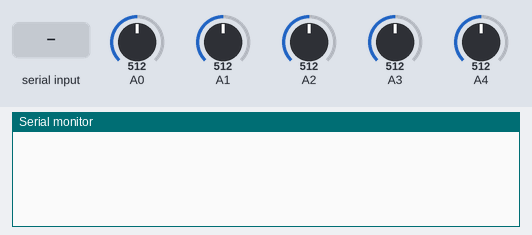
A sketch run on a simulated Arduino Uno, built with avr-gcc and run on an emulated ATmega328P. On the bench: the last lines printed to the serial monitor. The inputs (shaded band) are chosen by the test bench; at power-on: A0 = 512, A1 = 512, A2 = 512, A3 = 512, A4 = 512.

Above: at 1.2 s.
1.3 s: "0" received over Serial
At 1.9 s:
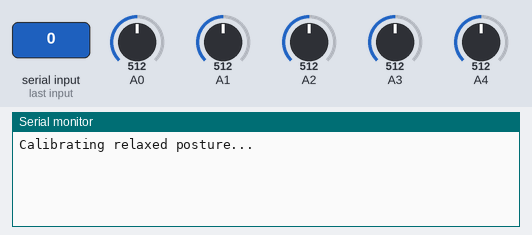
2.8 s: "1" received over Serial
At 4.0 s:
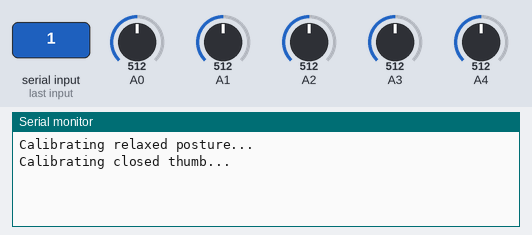
4.3 s: "2" received over Serial
At 5.3 s:
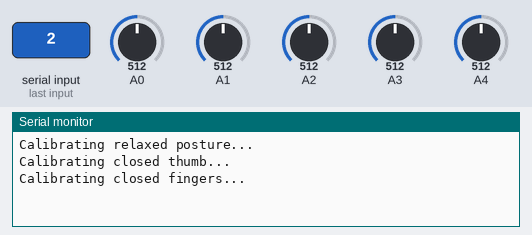
5.8 s: "b" received over Serial
At 6.7 s:
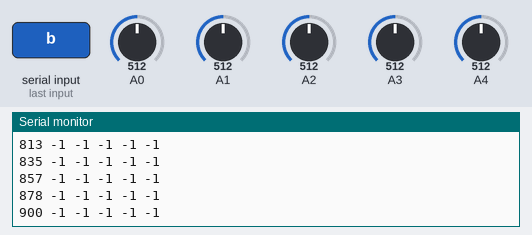
7.3 s: A0 set to 306
At 7.8 s:
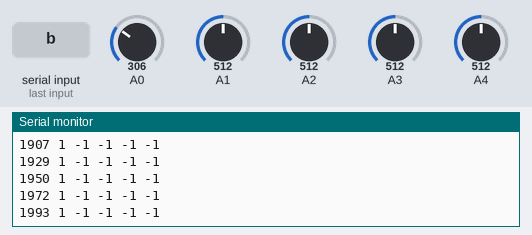
8.8 s: A1 set to 306
At 9.6 s:
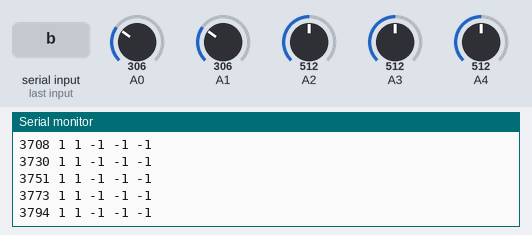
Timing chart, 0 to 11.3 s (numbered marks = the images above; inputs shaded):
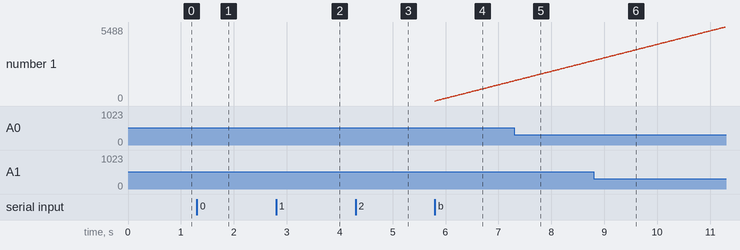

The sketch:

readGlove.ino
```cpp
// 0 -> calibrate on relaxed, 1 -> calibrate closed thumb, 2 -> calibrated closed fingers, b -> begin capture, s -> stop capture


#define N_SENSORS 5

unsigned long lastTimeMicro;
boolean readyFlag = false;

int minVals[N_SENSORS] = {330, 320, 330, 360, 325};
int maxVals[N_SENSORS] = {600, 500, 600, 650, 650};
static const int sensorPin[N_SENSORS] = {0, 1, 2, 3, 4};

int sensorValues[N_SENSORS] = {500, 500, 500, 500, 500};

void setup() {

  for (int i = 0; i < N_SENSORS; ++i) {
    pinMode(sensorPin[i], INPUT);
  }

  Serial.begin(19200);
  delay(30);

}

void calibrateRelaxed() {
  Serial.println("Calibrating relaxed posture...");
  for (int i = 0; i < N_SENSORS; ++i)
    minVals[i] = analogRead(sensorPin[i]);
}

void calibrateClosedThumb() {
  Serial.println("Calibrating closed thumb...");
  maxVals[0] = analogRead(sensorPin[0]);
}

void calibrateClosedFingers() {
  Serial.println("Calibrating closed fingers...");
  for (int i = 1; i < N_SENSORS; ++i)
    maxVals[i] = analogRead(sensorPin[i]);
}

void loop() {
  // send data only when you have received "ready" command:
  if (readyFlag == true) {

    //write the timestamp
    const unsigned long currentMicros = millis();
    Serial.print( currentMicros - lastTimeMicro);
    Serial.print(" ");

    //write the data from the sensors
    for (int i = 0; i < N_SENSORS; i++) {
      // Smoothing to stop jagged movements
      //sensorValues[i] = (sensorValues[i]*0.5)+(analogRead(sensorPin[i])*0.5);

      sensorValues[i] = analogRead(sensorPin[i]);
      int v = map(sensorValues[i], minVals[i], maxVals[i], 0, 100);
      //v = constrain(v, 0, 100);
      Serial.print(v);
      Serial.print(" ");
    }

    Serial.println();
    delay(20);
  }

}

// called once per loop after loop() function if there is data on the bus
void serialEvent() {

  for (int j = Serial.available(); j >= 0; --j) {
    char inChar = (char)Serial.read();
    if (inChar == '0') {
      calibrateRelaxed();
    } else if (inChar == '1') {
      calibrateClosedThumb();
    } else if (inChar == '2') {
      calibrateClosedFingers();
    } else if (inChar == 'b') { //start
      lastTimeMicro = millis();
      readyFlag = true;
    } else if (inChar == 's') { //stop
      readyFlag = false;
    }
  }

}
```

Measured:
- after the input at 1.3 s, the serial monitor: prints a new line at once (image 1)
- after the input at 2.8 s, the serial monitor: prints a new line at once (image 2)
- after the input at 4.3 s, the serial monitor: prints a new line at once (image 3)
- after the input at 5.8 s, the serial monitor: prints a new line at once (image 4)
